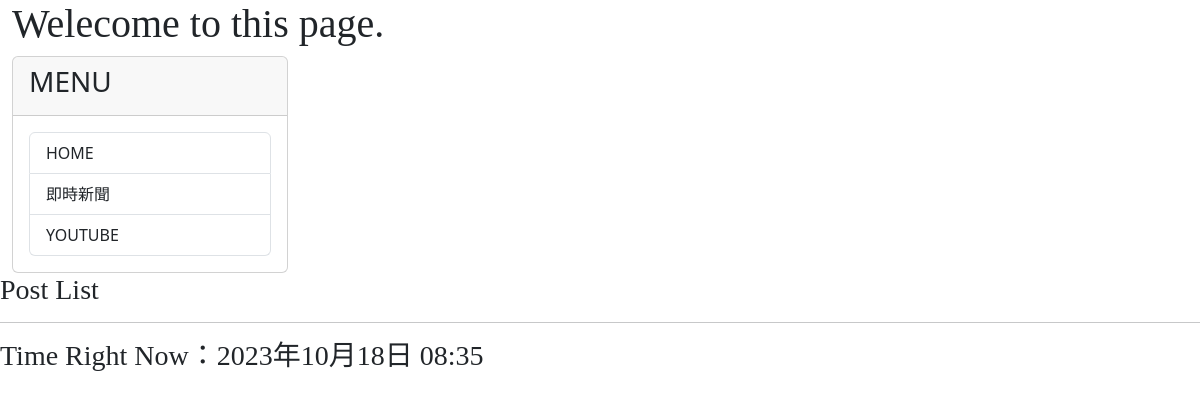
The app's page /, older data.
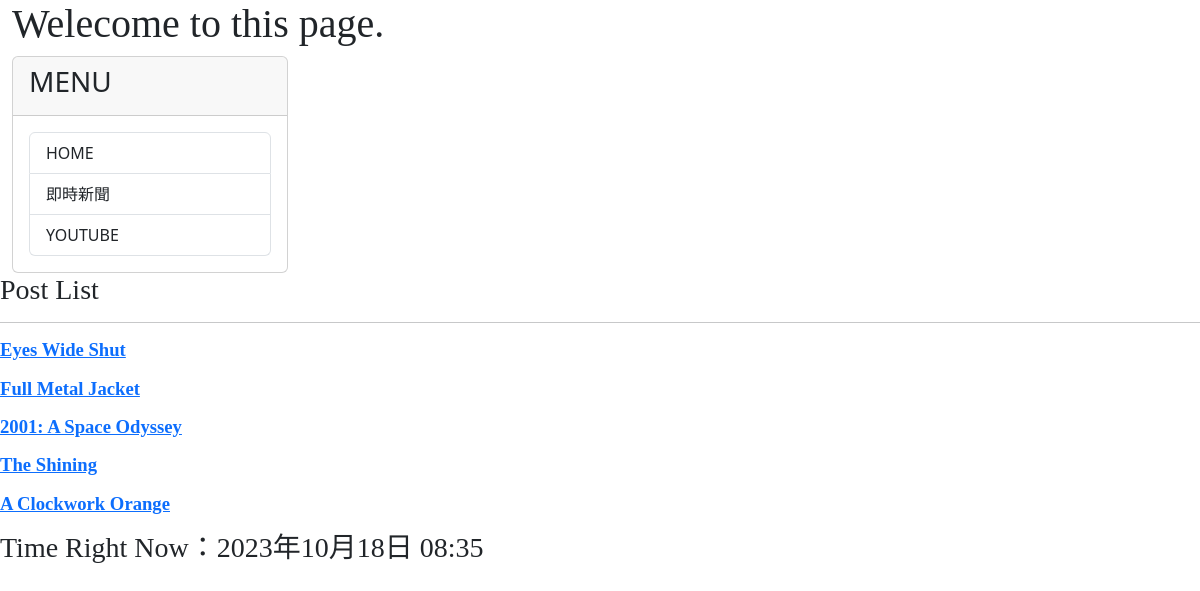
The same page, newer data.
### mysite/models.py (models this page shows, shortened)
class Post(models.Model):
    title = models.CharField(max_length = 200)
    slug = models.CharField(max_length= 200)
    body = models.TextField()
    pub_date = models.DateTimeField(auto_now_add = True)
    class Meta:
        ordering = ('-pub_date', )

### mysite/views.py (the view)
# urls.py: path('', mv.homepage, name = "homepage"),
def homepage(request):
    posts = Post.objects.all()
    now = datetime.now()
    return render(request, 'index.html', locals())

### templates/index.html (shortened to what this page needs)
{% extends 'base2.html' %}
{% block headmessage%}
    <h3 style='font-family:Jost;'> Post List </a>
{%endblock%}
{%block content%}
    {%for post in posts %}
        <p style = 'font-fimaly:微軟正黑體; font-size:14pt;font-weight:bold;'>
            <a href='/post/{{post.slug}}'>{{post.title}}</a>
        </p>
    {%endfor%}
{%endblock content%}

### templates/base2.html (shortened to what this page needs)
<!DOCTYPE html>
<html>
    <head>
        <link href="https://cdn.jsdelivr.net/npm/bootstrap@5.3.2/dist/css/bootstrap.min.css" rel="stylesheet">
    </head>
    <body>
        <div class="container-fluid">
            {% include 'header.html' %}
            <div class="row">
                <div class="col-sm-3 col-md-3">
                    <div class="card">
                        <div class="card-header">
                            <h3>MENU</h3>
                        </div>
                        <div class="card-body">
                            <div class="list-group">
                                <a href="/" class="list-group-item">HOME</a>
                                <a href="https://google.com/news" class="list-group-item">即時新聞</a>
                                <a href="https://www.youtube.com" class="list-group-item">YOUTUBE</a>
                            </div>
                        </div>
                    </div>
                </div>
                <div class="col-sm-9 col-md-9">
                </div>
            </div>
        </div>
        {% block headmessage %} {% endblock headmessage %}
        <hr>
        {% block content %}{% endblock content %}
        {% include "footer.html" %}
    </body>
</html>

### templates/header.html
<h1 style="font-family:Jost;">Welecome to this page.</h1>

### templates/footer.html
{% block footer %}
    {% if now %}
    <p style='font-family:微軟正黑體;'>Time Right Now：{{ now }}</p>
    {% else %}
    <p style='font-family:微軟正黑體;'>All copyright to Kubrick's estate.</p>
    {% endif %}
{% endblock %}

Row changes from the older to the newer data that the page shows:
added Post: title "Eyes Wide Shut"
added Post: title "Full Metal Jacket"
added Post: title "2001: A Space Odyssey"
added Post: title "The Shining"
added Post: title "A Clockwork Orange"
